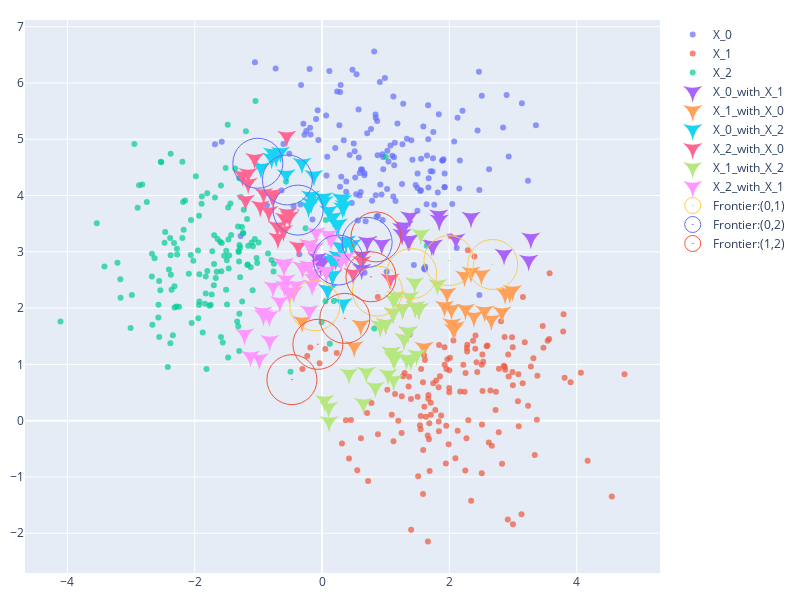

Notebook code cell kept with this figure:
### Code cell
frontera.plot_frontera_2D(0,1)
